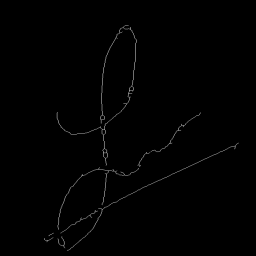
#> input picture src/final_signature.png, 256 x 256 px
$ python -i preprcss.py   (imports and definitions only)
#> lines starting #> are read from the running program, lines starting #| are printed output that depends on the picture; after the words box and inside, x2 and y2 are one past the last pixel; in counts of white or black regions, pixels touching at a corner belong together
import cv2 as cv
import numpy as np
import imutils
import inspect
import sys
import os
import matplotlib.pyplot as plt
from skimage.morphology import skeletonize
from skimage.filters import threshold_otsu
from skimage import img_as_ubyte


def deskew(img, max_skew=5.0):
    """
    Detects skew angle and rotates image to correct it.
    If absolute angle below max_skew degrees, skips rotation to avoid over-correction.
    """
    coords = np.column_stack(np.where(img < 255))
    rect = cv.minAreaRect(coords)
    angle = rect[-1]
    # normalize angle
    if angle < -45:
        angle = -(90 + angle)
    else:
        angle = -angle
    # skip small skews
    if abs(angle) < max_skew:
        return img, 0.0
    (h, w) = img.shape[:2]
    M = cv.getRotationMatrix2D((w // 2, h // 2), angle, 1.0)
    rotated = cv.warpAffine(img, M, (w, h), flags=cv.INTER_CUBIC, borderMode=cv.BORDER_REPLICATE)
    return rotated, angle


def enhance_contrast_gray(gray):
    clahe = cv.createCLAHE(clipLimit=2.0, tileGridSize=(8, 8))
    return clahe.apply(gray)


def boundaryBox(img):
    try:
        h, w = img.shape[:2]
        # find boundaries
        top = next((y for y in range(h) if 0 in img[y]), 0)
        bottom = next((y for y in range(h-1, -1, -1) if 0 in img[y]), h-1)
        left = next((x for x in range(w) if 0 in img[:, x]), 0)
        right = next((x for x in range(w-1, -1, -1) if 0 in img[:, x]), w-1)
        return top, bottom, left, right
    except Exception as e:
        print(f"Error in boundaryBox: {e}")
        raise


def preprocess(img_path,
               output_size=(256, 256),
               deskew_enabled=True,
               max_skew=5.0):
    """
    Advanced preprocessing for signature verification:
      - Load & grayscale
      - Optional deskew (skips if |angle|<max_skew)
      - Resize to height=720
      - CLAHE contrast
      - Gaussian blur
      - Adaptive thresholding
      - Morphological cleanup
      - Crop to signature
      - Skeletonize
      - Normalize size
    Returns all intermediate steps and the detected skew angle.
    """
#> called with img_path = 'final_signature.png', output_size = (256, 256), deskew_enabled = True, max_skew = 5
    img = cv.imread(img_path)
#> img is the input picture: shape (256, 256, 3); min 0, max 154, mean 1.4
    if img is None:
        raise FileNotFoundError(f"Cannot read image {img_path}")

    gray = cv.cvtColor(img, cv.COLOR_BGR2GRAY)

    angle = 0.0
    if deskew_enabled:
        gray, angle = deskew(gray, max_skew)
#> in deskew, `coords = np.column_stack(np.where(img < 255))`: coords = 65536 pairs, first value 0 to 255, second value 0 to 255
#> in deskew, `rect = cv.minAreaRect(coords)`: rect = ((127.5, 127.5), (255, 255), -90)
#> in deskew, `angle = rect[-1]`: angle = -90
#> in deskew, `angle = -(90 + angle)`: angle = 0
#> angle = 0

    gray = imutils.resize(gray, height=720)
#> gray: shape (720, 720)
    gray = enhance_contrast_gray(gray)
    blur = cv.GaussianBlur(gray, (5, 5), 0)

    binary = cv.adaptiveThreshold(
        blur, 255, cv.ADAPTIVE_THRESH_GAUSSIAN_C,
        cv.THRESH_BINARY_INV, 21, 15
    )
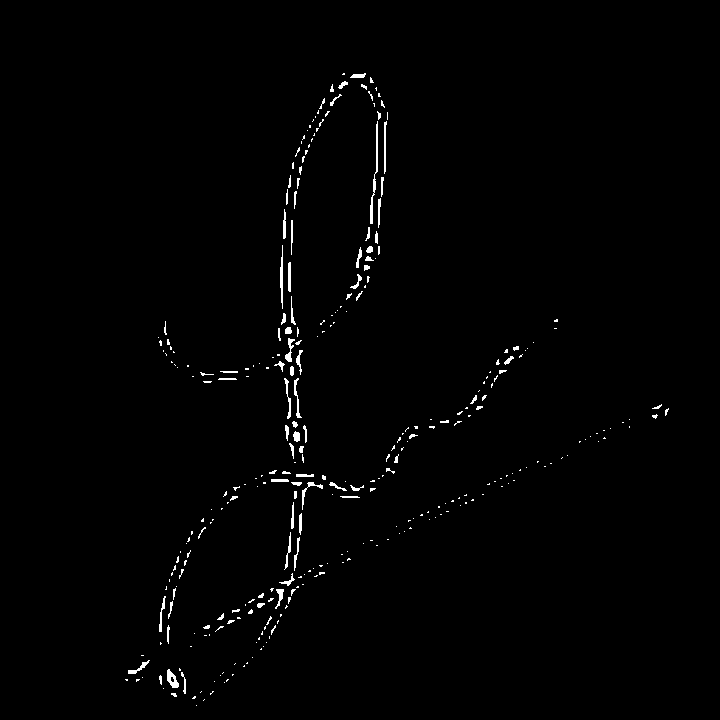
#> binary: shape (720, 720); 1% white in thin lines or dots, all inside (x1, y1, x2, y2) = (125, 73, 669, 706)
    kernel = cv.getStructuringElement(cv.MORPH_RECT, (3, 3))
    clean = cv.morphologyEx(binary, cv.MORPH_OPEN, kernel, iterations=1)
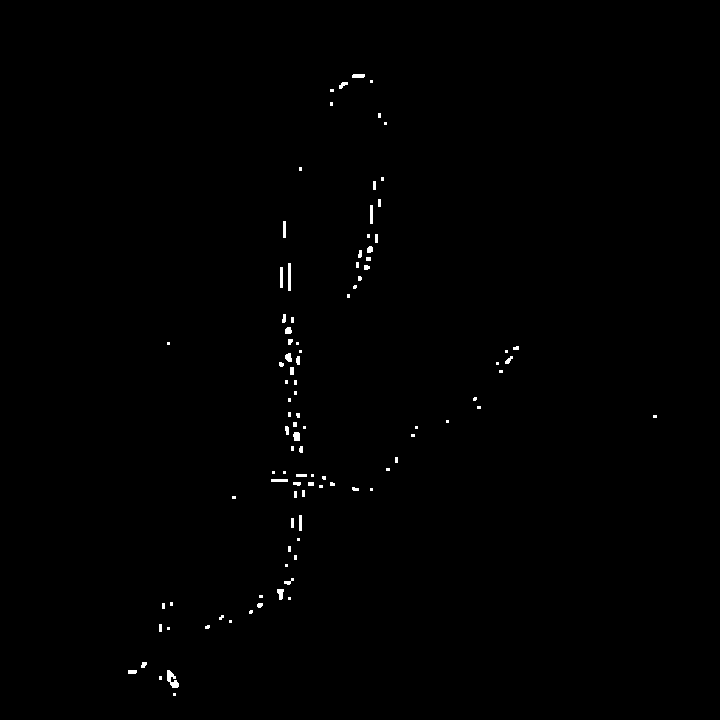
#> clean: shape (720, 720); 0.44% white; 100 white regions (58 under 20 px), largest, box (x1, y1, x2, y2) and area: (167, 670, 179, 688) 119, (288, 263, 291, 291) 84, (280, 267, 283, 288) 63
    clean = cv.morphologyEx(clean, cv.MORPH_CLOSE, kernel, iterations=2)
#> clean: shape (720, 720); 0.45% white; 92 white regions (54 under 20 px), largest, box (x1, y1, x2, y2) and area: (167, 670, 179, 688) 134, (285, 350, 302, 365) 116, (364, 246, 373, 270) 107

    top, bottom, left, right = boundaryBox(clean)
#> in boundaryBox, `bottom = next((y for y in range(h-1, -1, -1) if 0 in img[y]), h-1)`: bottom = 719
#> in boundaryBox, `left = next((x for x in range(w) if 0 in img[:, x]), 0)`: left = 0
#> in boundaryBox, `right = next((x for x in range(w-1, -1, -1) if 0 in img[:, x]), w-1)`: right = 719
#> top = 0; bottom = 719; left = 0; right = 719
    signature = clean[top:bottom, left:right]
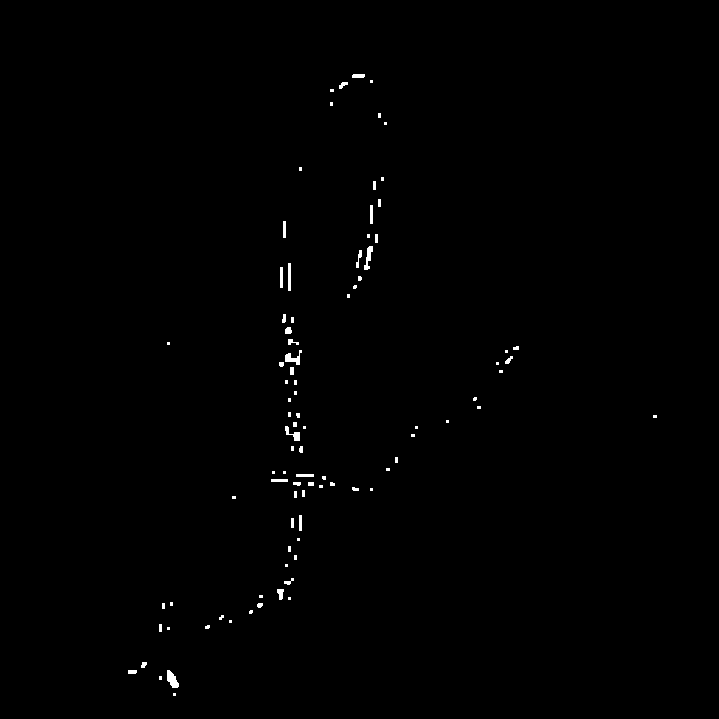
#> signature: shape (719, 719); 0.46% white; 92 white regions (54 under 20 px), largest, box (x1, y1, x2, y2) and area: (167, 670, 179, 688) 134, (285, 350, 302, 365) 116, (364, 246, 373, 270) 107

    sig_u8 = img_as_ubyte(signature > 0)
    skeleton = skeletonize(sig_u8 // 255)
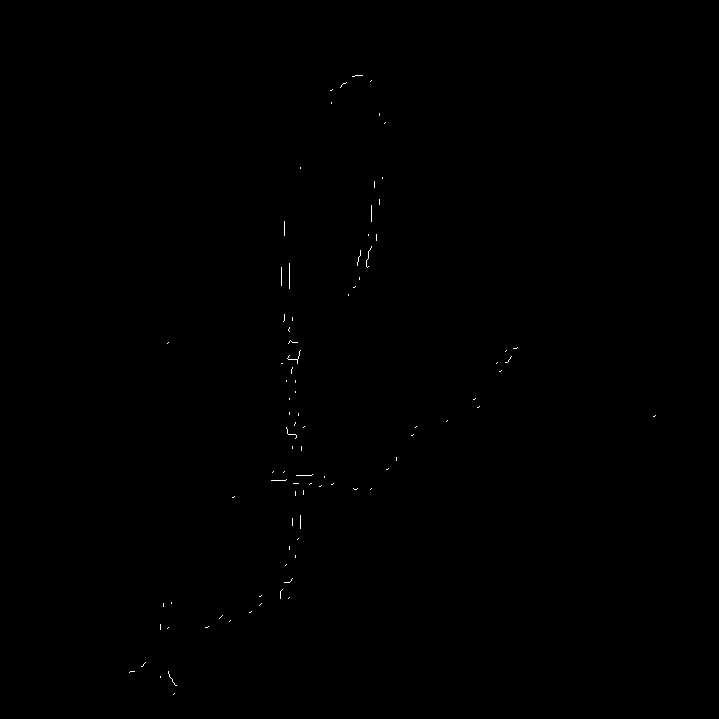
#> skeleton: shape (719, 719) bool; 0.1% white in thin lines or dots, all inside (x1, y1, x2, y2) = (129, 75, 656, 695)
    skeleton = img_as_ubyte(skeleton)

    final = cv.resize(skeleton, output_size, interpolation=cv.INTER_AREA)

    return {
        'original': img,
        'gray': gray,
        'binary': binary,
        'clean': clean,
        'signature': signature,
        'skeleton': skeleton,
        'final': final,
        'skew_angle': angle
    }


def show_results(img_path, deskew_enabled=True, max_skew=5.0, save_final=True):
    results = preprocess(img_path,
                         deskew_enabled=deskew_enabled,
                         max_skew=max_skew)
#> results = 8 items

    # Save final image
    if save_final:
        script_dir = os.path.dirname(os.path.abspath(__file__))
        save_path = os.path.join(script_dir, 'final_signature.png')
        cv.imwrite(save_path, results['final'])
        print(f"Saved final normalized skeleton to: {save_path}")

    keys = ['original', 'gray', 'binary', 'clean', 'signature', 'skeleton', 'final']
    titles = ['Original',
              f'Grayscale{(" & Deskewed" if deskew_enabled and results["skew_angle"]!=0 else "")}',
              'Binary', 'Cleaned', 'Cropped', 'Skeleton', 'Normalized']
#> titles = ['Original', 'Grayscale', 'Binary', 'Cleaned', 'Cropped', 'Skeleton', 'Normalized']

    plt.figure(figsize=(14, 8))
    for i, (key, title) in enumerate(zip(keys, titles), 1):
        plt.subplot(2, 4, i)
        plt.title(title)
        plt.axis('off')
        im = results[key]
        if im.ndim == 2:
            plt.imshow(im, cmap='gray')
        else:
            plt.imshow(cv.cvtColor(im, cv.COLOR_BGR2RGB))
#> this loop made 7 passes
    plt.tight_layout()
    plt.show()


# [6 lines not run here, left out]

>>> result = show_results('final_signature.png')
